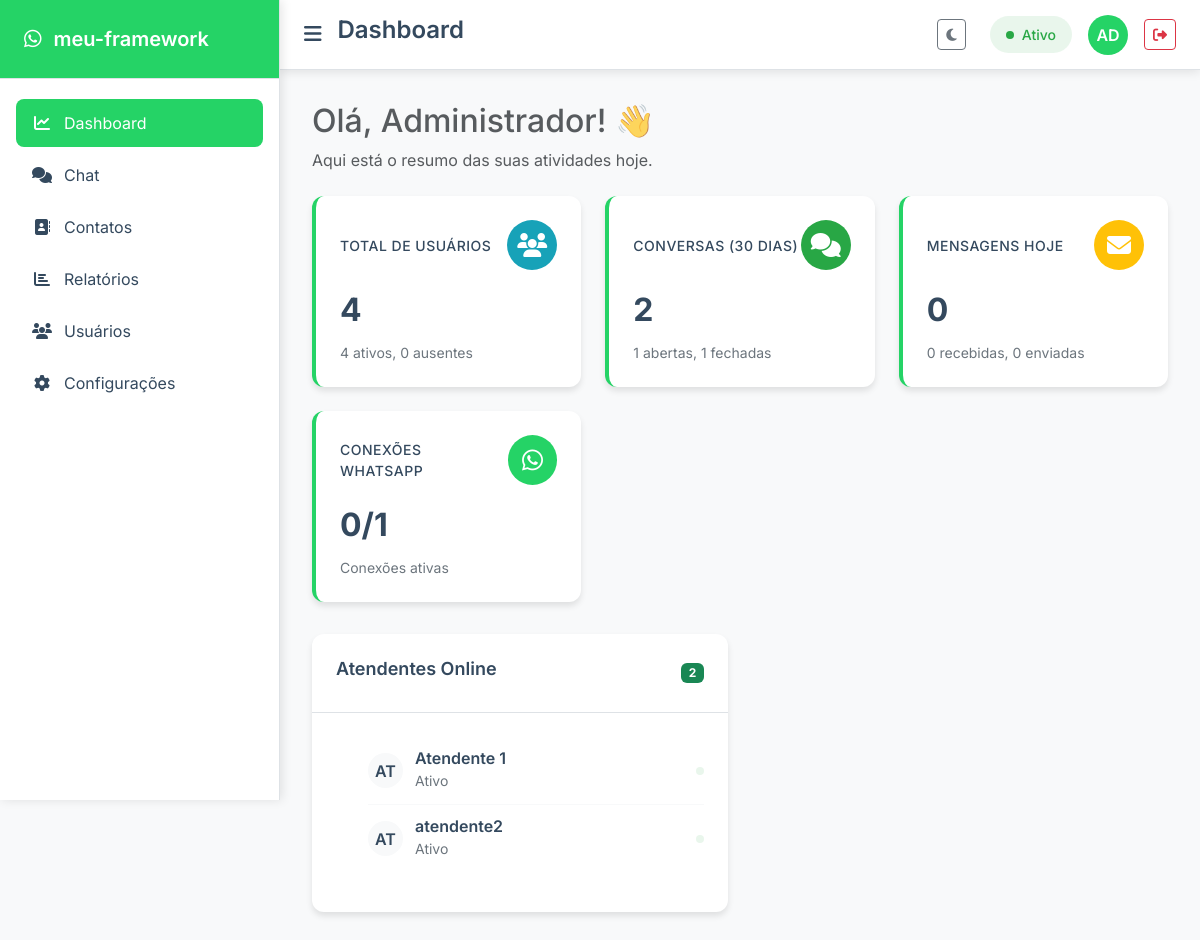
/dashboard (signed in), run on the app's committed database.
### tables this page shows
CREATE TABLE `modulos` (
  `id` int(11) NOT NULL,
  `nome` varchar(100) NOT NULL,
  `descricao` text DEFAULT NULL,
  `rota` varchar(255) NOT NULL,
  `icone` varchar(50) DEFAULT NULL,
  `pai_id` int(11) DEFAULT NULL,
  `status` enum('ativo','inativo') DEFAULT 'ativo',
  `criado_em` datetime NOT NULL DEFAULT current_timestamp(),
  `atualizado_em` datetime DEFAULT NULL ON UPDATE current_timestamp()
);

CREATE TABLE `usuarios` (
  `id` int(11) NOT NULL,
  `nome` varchar(255) NOT NULL,
  `email` varchar(255) NOT NULL,
  `senha` varchar(255) NOT NULL,
  `perfil` enum('admin','supervisor','atendente') DEFAULT 'atendente',
  `avatar` varchar(255) DEFAULT NULL,
  `status` enum('ativo','inativo','ausente','ocupado') DEFAULT 'ativo',
  `max_chats` int(11) DEFAULT 5,
  `ultimo_acesso` datetime DEFAULT NULL,
  `token_recuperacao` varchar(64) DEFAULT NULL,
  `token_expiracao` datetime DEFAULT NULL,
  `configuracoes` longtext DEFAULT NULL CHECK (json_valid(`configuracoes`)),
  `criado_em` datetime NOT NULL DEFAULT current_timestamp(),
  `atualizado_em` datetime DEFAULT NULL ON UPDATE current_timestamp()
);

### app/Views/dashboard/inicial.php (the view, shortened to what the rows shown need)
<!DOCTYPE html>
<html lang="pt-BR">
<head>
    <link href="https://cdn.jsdelivr.net/npm/bootstrap@5.3.0/dist/css/bootstrap.min.css" rel="stylesheet">
    <link href="https://cdnjs.cloudflare.com/ajax/libs/font-awesome/6.4.0/css/all.min.css" rel="stylesheet">
    <link rel="stylesheet" href="<?= Helper::asset('css/app.css') ?>">
    <link rel="stylesheet" href="<?= Helper::asset('css/dashboard.css') ?>">
</head>
<body>
    <div class="app-container">
        <aside class="sidebar" id="sidebar">
            <div class="sidebar-header">
                <div class="sidebar-brand">
                    <i class="fab fa-whatsapp"></i>
                    <?= APP_NOME ?>
                </div>
            </div>
            <nav class="sidebar-nav">
                <div class="nav-item">
                    <a href="<?= URL ?>/dashboard" class="nav-link active">
                        <i class="fas fa-chart-line"></i>
                        Dashboard
                    </a>
                </div>
                <?php if (in_array($usuario['perfil'], ['admin', 'supervisor', 'atendente'])): ?>
                <div class="nav-item">
                    <a href="<?= URL ?>/chat" class="nav-link">
                        <i class="fas fa-comments"></i>
                        Chat
                    </a>
                </div>
                <?php endif; ?>
                <div class="nav-item">
                    <a href="<?= URL ?>/contatos" class="nav-link">
                        <i class="fas fa-address-book"></i>
                        Contatos
                    </a>
                </div>
                <?php if (in_array($usuario['perfil'], ['admin', 'supervisor'])): ?>
                <div class="nav-item">
                    <a href="<?= URL ?>/relatorios" class="nav-link">
                        <i class="fas fa-chart-bar"></i>
                        Relatórios
                    </a>
                </div>
                <div class="nav-item">
                    <a href="<?= URL ?>/usuarios" class="nav-link">
                        <i class="fas fa-users"></i>
                        Usuários
                    </a>
                </div>
                <?php endif; ?>
                <?php if ($usuario['perfil'] === 'admin'): ?>
                <div class="nav-item">
                    <a href="<?= URL ?>/configuracoes" class="nav-link">
                        <i class="fas fa-cog"></i>
                        Configurações
                    </a>
                </div>
                <?php endif; ?>
            </nav>
        </aside>
        <main class="main-content" id="mainContent">
            <header class="topbar">
                <div class="topbar-left">
                    <button class="menu-toggle" id="menuToggle">
                        <i class="fas fa-bars"></i>
                    </button>
                    <h1 class="topbar-title">Dashboard</h1>
                </div>
                <div class="topbar-right">
                    <button class="btn btn-outline-secondary btn-sm me-2" id="toggleTheme" title="Alternar tema">
                        <i class="fas fa-moon"></i>
                    </button>
                    <div class="status-badge status-<?= $usuario['status'] === 'ativo' ? 'online' : ($usuario['status'] === 'ausente' ? 'away' : 'busy') ?>">
                        <span class="status-indicator"></span>
                        <?= ucfirst($usuario['status']) ?>
                    </div>
                    <div class="user-menu">
                        <div class="user-avatar" title="<?= $usuario['nome'] ?>">
                            <?= strtoupper(substr($usuario['nome'], 0, 2)) ?>
                        </div>
                    </div>
                    <a href="<?= URL ?>/sair" class="btn btn-outline-danger btn-sm">
                        <i class="fas fa-sign-out-alt"></i>
                    </a>
                </div>
            </header>
            <div class="dashboard-content">
                <div class="mb-4">
                    <h2 class="text-muted">Olá, <?= $usuario['nome'] ?>! 👋</h2>
                    <p class="text-muted">Aqui está o resumo das suas atividades hoje.</p>
                </div>
                <div class="stats-grid">
                    <?php if ($tipo_dashboard === 'admin'): ?>
                        <div class="stat-card">
                            <div class="stat-card-header">
                                <span class="stat-card-title">Total de Usuários</span>
                                <div class="stat-card-icon" style="background: var(--info-color)">
                                    <i class="fas fa-users"></i>
                                </div>
                            </div>
                            <div class="stat-card-value"><?= $usuarios->total ?? 0 ?></div>
                            <div class="stat-card-description">
                                <?= $usuarios->ativos ?? 0 ?> ativos, <?= $usuarios->ausentes ?? 0 ?> ausentes
                            </div>
                        </div>
                        <div class="stat-card">
                            <div class="stat-card-header">
                                <span class="stat-card-title">Conversas (30 dias)</span>
                                <div class="stat-card-icon" style="background: var(--success-color)">
                                    <i class="fas fa-comments"></i>
                                </div>
                            </div>
                            <div class="stat-card-value"><?= $conversas->total ?? 0 ?></div>
                            <div class="stat-card-description">
                                <?= $conversas->abertas ?? 0 ?> abertas, <?= $conversas->fechadas ?? 0 ?> fechadas
                            </div>
                        </div>
                        <div class="stat-card">
                            <div class="stat-card-header">
                                <span class="stat-card-title">Mensagens Hoje</span>
                                <div class="stat-card-icon" style="background: var(--warning-color)">
                                    <i class="fas fa-envelope"></i>
                                </div>
                            </div>
                            <div class="stat-card-value"><?= $mensagens_hoje->total ?? 0 ?></div>
                            <div class="stat-card-description">
                                <?= $mensagens_hoje->recebidas ?? 0 ?> recebidas, <?= $mensagens_hoje->enviadas ?? 0 ?> enviadas
                            </div>
                        </div>
                        <div class="stat-card">
                            <div class="stat-card-header">
                                <span class="stat-card-title">Conexões WhatsApp</span>
                                <div class="stat-card-icon" style="background: var(--primary-color)">
                                    <i class="fab fa-whatsapp"></i>
                                </div>
                            </div>
                            <div class="stat-card-value"><?= $conexoes->conectadas ?? 0 ?>/<?= $conexoes->total ?? 0 ?></div>
                            <div class="stat-card-description">Conexões ativas</div>
                        </div>
                    <?php endif; ?>
                </div>
                <div class="content-grid">
                    <?php if ($tipo_dashboard === 'admin' && isset($atendentes_online)): ?>
                        <div class="content-card">
                            <div class="content-card-header">
                                <h3 class="content-card-title">Atendentes Online</h3>
                                <span class="badge bg-success"><?= count($atendentes_online) ?></span>
                            </div>
                            <div class="content-card-body">
                                <?php if (empty($atendentes_online)): ?>
                                    <p class="text-muted text-center">Nenhum atendente online</p>
                                <?php else: ?>
                                    <ul class="item-list">
                                        <?php foreach ($atendentes_online as $atendente): ?>
                                            <li>
                                                <div class="item-info">
                                                    <div class="item-avatar">
                                                        <?= strtoupper(substr($atendente->nome, 0, 2)) ?>
                                                    </div>
                                                    <div class="item-details">
                                                        <h6><?= $atendente->nome ?></h6>
                                                        <small><?= ucfirst($atendente->status) ?></small>
                                                    </div>
                                                </div>
                                                <span class="status-indicator status-<?= $atendente->status === 'ativo' ? 'online' : ($atendente->status === 'ausente' ? 'away' : 'busy') ?>"></span>
                                            </li>
                                        <?php endforeach; ?>
                                    </ul>
                                <?php endif; ?>
                            </div>
                        </div>
                    <?php endif; ?>
                </div>
            </div>
        </main>
    </div>
</body>
</html>

### data on the page
modulos: status "Ativo"
usuarios: nome "AT", nome "Atendente 1", status "Ativo"
usuarios: nome "AT", nome "atendente2", status "Ativo"

### other printed values
APP_NOME "meu-framework"
substr($usuario['nome'], 0, 2) "AD"
$usuario['nome'] "Administrador"
$usuarios->total "4"
$usuarios->ativos "4"
$usuarios->ausentes "0"
$conversas->total "2"
$conversas->abertas "1"
$conversas->fechadas "1"
$mensagens_hoje->total "0"
$mensagens_hoje->recebidas "0"
$mensagens_hoje->enviadas "0"
$conexoes->conectadas "0"
$conexoes->total "1"
count($atendentes_online) "2"
